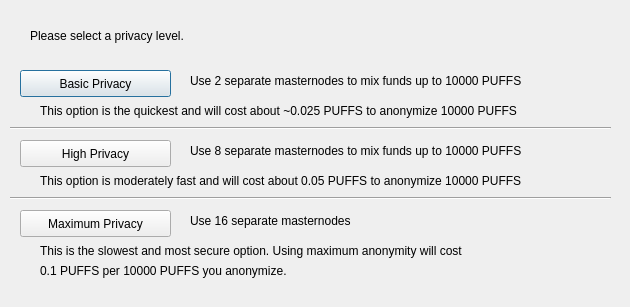
<?xml version="1.0" encoding="UTF-8"?>
<ui version="4.0">
 <class>ObfuscationConfig</class>
 <widget class="QDialog" name="ObfuscationConfig">
  <property name="geometry">
   <rect>
    <x>0</x>
    <y>0</y>
    <width>630</width>
    <height>307</height>
   </rect>
  </property>
  <property name="windowTitle">
   <string>Configure Obfuscation</string>
  </property>
  <widget class="QPushButton" name="buttonBasic">
   <property name="geometry">
    <rect>
     <x>20</x>
     <y>70</y>
     <width>151</width>
     <height>27</height>
    </rect>
   </property>
   <property name="text">
    <string>Basic Privacy</string>
   </property>
  </widget>
  <widget class="QPushButton" name="buttonHigh">
   <property name="geometry">
    <rect>
     <x>20</x>
     <y>140</y>
     <width>151</width>
     <height>27</height>
    </rect>
   </property>
   <property name="text">
    <string>High Privacy</string>
   </property>
  </widget>
  <widget class="QPushButton" name="buttonMax">
   <property name="geometry">
    <rect>
     <x>20</x>
     <y>210</y>
     <width>151</width>
     <height>27</height>
    </rect>
   </property>
   <property name="text">
    <string>Maximum Privacy</string>
   </property>
  </widget>
  <widget class="QLabel" name="label">
   <property name="geometry">
    <rect>
     <x>30</x>
     <y>20</y>
     <width>571</width>
     <height>31</height>
    </rect>
   </property>
   <property name="text">
    <string>Please select a privacy level.</string>
   </property>
  </widget>
  <widget class="QLabel" name="label_2">
   <property name="geometry">
    <rect>
     <x>190</x>
     <y>70</y>
     <width>421</width>
     <height>21</height>
    </rect>
   </property>
   <property name="text">
    <string>Use 2 separate masternodes to mix funds up to 10000 PUFFS</string>
   </property>
  </widget>
  <widget class="QLabel" name="label_3">
   <property name="geometry">
    <rect>
     <x>190</x>
     <y>140</y>
     <width>411</width>
     <height>21</height>
    </rect>
   </property>
   <property name="text">
    <string>Use 8 separate masternodes to mix funds up to 10000 PUFFS</string>
   </property>
  </widget>
  <widget class="QLabel" name="label_4">
   <property name="geometry">
    <rect>
     <x>190</x>
     <y>210</y>
     <width>421</width>
     <height>21</height>
    </rect>
   </property>
   <property name="text">
    <string>Use 16 separate masternodes</string>
   </property>
  </widget>
  <widget class="QLabel" name="label_6">
   <property name="geometry">
    <rect>
     <x>40</x>
     <y>100</y>
     <width>561</width>
     <height>21</height>
    </rect>
   </property>
   <property name="text">
    <string>This option is the quickest and will cost about ~0.025 PUFFS to anonymize 10000 PUFFS</string>
   </property>
  </widget>
  <widget class="QLabel" name="label_7">
   <property name="geometry">
    <rect>
     <x>40</x>
     <y>170</y>
     <width>561</width>
     <height>21</height>
    </rect>
   </property>
   <property name="text">
    <string>This option is moderately fast and will cost about 0.05 PUFFS to anonymize 10000 PUFFS</string>
   </property>
  </widget>
  <widget class="QLabel" name="label_8">
   <property name="geometry">
    <rect>
     <x>40</x>
     <y>240</y>
     <width>561</width>
     <height>21</height>
    </rect>
   </property>
   <property name="text">
    <string>This is the slowest and most secure option. Using maximum anonymity will cost</string>
   </property>
  </widget>
  <widget class="QLabel" name="label_9">
   <property name="geometry">
    <rect>
     <x>40</x>
     <y>260</y>
     <width>561</width>
     <height>21</height>
    </rect>
   </property>
   <property name="text">
    <string>0.1 PUFFS per 10000 PUFFS you anonymize.</string>
   </property>
  </widget>
  <widget class="Line" name="line">
   <property name="geometry">
    <rect>
     <x>10</x>
     <y>120</y>
     <width>601</width>
     <height>16</height>
    </rect>
   </property>
   <property name="orientation">
    <enum>Qt::Horizontal</enum>
   </property>
  </widget>
  <widget class="Line" name="line_2">
   <property name="geometry">
    <rect>
     <x>10</x>
     <y>190</y>
     <width>601</width>
     <height>16</height>
    </rect>
   </property>
   <property name="orientation">
    <enum>Qt::Horizontal</enum>
   </property>
  </widget>
 </widget>
 <resources/>
 <connections/>
</ui>
